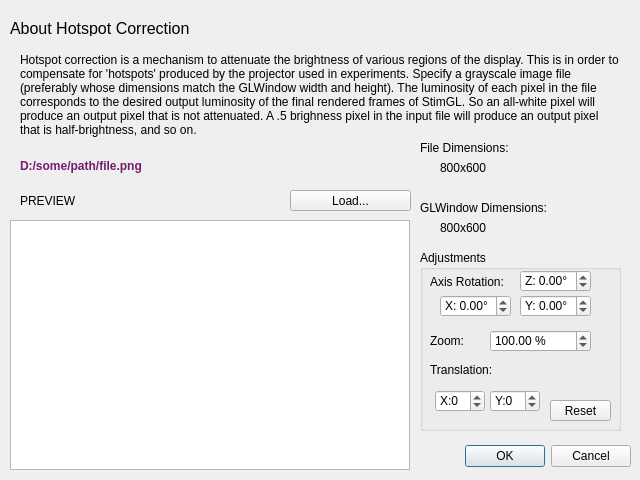
<?xml version="1.0" encoding="UTF-8"?>
<ui version="4.0">
 <class>HotspotConfig</class>
 <widget class="QDialog" name="HotspotConfig">
  <property name="geometry">
   <rect>
    <x>0</x>
    <y>0</y>
    <width>640</width>
    <height>480</height>
   </rect>
  </property>
  <property name="sizePolicy">
   <sizepolicy hsizetype="Fixed" vsizetype="Fixed">
    <horstretch>0</horstretch>
    <verstretch>0</verstretch>
   </sizepolicy>
  </property>
  <property name="minimumSize">
   <size>
    <width>640</width>
    <height>480</height>
   </size>
  </property>
  <property name="maximumSize">
   <size>
    <width>640</width>
    <height>480</height>
   </size>
  </property>
  <property name="baseSize">
   <size>
    <width>640</width>
    <height>480</height>
   </size>
  </property>
  <property name="windowTitle">
   <string>Configure Hotspot Correction</string>
  </property>
  <widget class="QDialogButtonBox" name="buttonBox">
   <property name="geometry">
    <rect>
     <x>420</x>
     <y>440</y>
     <width>211</width>
     <height>32</height>
    </rect>
   </property>
   <property name="orientation">
    <enum>Qt::Horizontal</enum>
   </property>
   <property name="standardButtons">
    <set>QDialogButtonBox::Cancel|QDialogButtonBox::Ok</set>
   </property>
  </widget>
  <widget class="QLabel" name="label">
   <property name="geometry">
    <rect>
     <x>10</x>
     <y>20</y>
     <width>211</width>
     <height>16</height>
    </rect>
   </property>
   <property name="font">
    <font>
     <pointsize>12</pointsize>
    </font>
   </property>
   <property name="text">
    <string>About Hotspot Correction</string>
   </property>
  </widget>
  <widget class="QLabel" name="label_2">
   <property name="geometry">
    <rect>
     <x>20</x>
     <y>50</y>
     <width>601</width>
     <height>91</height>
    </rect>
   </property>
   <property name="text">
    <string>&lt;html&gt;&lt;head/&gt;&lt;body&gt;&lt;p&gt;Hotspot correction is a mechanism to attenuate the brightness of various regions of the display. This is in order to compensate for 'hotspots' produced by the projector used in experiments. Specify a grayscale image file (preferably whose dimensions match the GLWindow width and height). The luminosity of each pixel in the file corresponds to the desired output luminosity of the final rendered frames of StimGL.  So an all-white pixel will produce an output pixel that is not attenuated.  A .5 brighness pixel in the input file will produce an output pixel that is half-brightness, and so on.&lt;/p&gt;&lt;/body&gt;&lt;/html&gt;</string>
   </property>
   <property name="wordWrap">
    <bool>true</bool>
   </property>
  </widget>
  <widget class="QGraphicsView" name="graphicsView">
   <property name="geometry">
    <rect>
     <x>10</x>
     <y>220</y>
     <width>400</width>
     <height>250</height>
    </rect>
   </property>
   <property name="sizeAdjustPolicy">
    <enum>QAbstractScrollArea::AdjustToContents</enum>
   </property>
   <property name="interactive">
    <bool>false</bool>
   </property>
  </widget>
  <widget class="QLabel" name="lbl">
   <property name="geometry">
    <rect>
     <x>20</x>
     <y>190</y>
     <width>141</width>
     <height>21</height>
    </rect>
   </property>
   <property name="text">
    <string>PREVIEW</string>
   </property>
  </widget>
  <widget class="QLabel" name="label_3">
   <property name="geometry">
    <rect>
     <x>420</x>
     <y>200</y>
     <width>201</width>
     <height>16</height>
    </rect>
   </property>
   <property name="text">
    <string>GLWindow Dimensions:</string>
   </property>
  </widget>
  <widget class="QLabel" name="lbl_windims">
   <property name="geometry">
    <rect>
     <x>440</x>
     <y>220</y>
     <width>181</width>
     <height>16</height>
    </rect>
   </property>
   <property name="text">
    <string>800x600</string>
   </property>
  </widget>
  <widget class="QLabel" name="lbl_filedims">
   <property name="geometry">
    <rect>
     <x>440</x>
     <y>160</y>
     <width>181</width>
     <height>16</height>
    </rect>
   </property>
   <property name="text">
    <string>800x600</string>
   </property>
  </widget>
  <widget class="QLabel" name="label_6">
   <property name="geometry">
    <rect>
     <x>420</x>
     <y>140</y>
     <width>191</width>
     <height>16</height>
    </rect>
   </property>
   <property name="text">
    <string>File Dimensions:</string>
   </property>
  </widget>
  <widget class="QLabel" name="lbl_filename">
   <property name="geometry">
    <rect>
     <x>20</x>
     <y>140</y>
     <width>391</width>
     <height>51</height>
    </rect>
   </property>
   <property name="palette">
    <palette>
     <active>
      <colorrole role="WindowText">
       <brush brushstyle="SolidPattern">
        <color alpha="255">
         <red>117</red>
         <green>28</green>
         <blue>113</blue>
        </color>
       </brush>
      </colorrole>
      <colorrole role="Text">
       <brush brushstyle="SolidPattern">
        <color alpha="255">
         <red>117</red>
         <green>28</green>
         <blue>113</blue>
        </color>
       </brush>
      </colorrole>
     </active>
     <inactive>
      <colorrole role="WindowText">
       <brush brushstyle="SolidPattern">
        <color alpha="255">
         <red>117</red>
         <green>28</green>
         <blue>113</blue>
        </color>
       </brush>
      </colorrole>
      <colorrole role="Text">
       <brush brushstyle="SolidPattern">
        <color alpha="255">
         <red>117</red>
         <green>28</green>
         <blue>113</blue>
        </color>
       </brush>
      </colorrole>
     </inactive>
     <disabled>
      <colorrole role="WindowText">
       <brush brushstyle="SolidPattern">
        <color alpha="255">
         <red>120</red>
         <green>120</green>
         <blue>120</blue>
        </color>
       </brush>
      </colorrole>
      <colorrole role="Text">
       <brush brushstyle="SolidPattern">
        <color alpha="255">
         <red>120</red>
         <green>120</green>
         <blue>120</blue>
        </color>
       </brush>
      </colorrole>
     </disabled>
    </palette>
   </property>
   <property name="font">
    <font>
     <weight>75</weight>
     <bold>true</bold>
    </font>
   </property>
   <property name="text">
    <string>D:/some/path/file.png</string>
   </property>
   <property name="alignment">
    <set>Qt::AlignLeading|Qt::AlignLeft|Qt::AlignVCenter</set>
   </property>
   <property name="wordWrap">
    <bool>true</bool>
   </property>
  </widget>
  <widget class="QPushButton" name="but_load">
   <property name="geometry">
    <rect>
     <x>290</x>
     <y>190</y>
     <width>121</width>
     <height>21</height>
    </rect>
   </property>
   <property name="text">
    <string>Load...</string>
   </property>
  </widget>
  <widget class="QGroupBox" name="groupBox">
   <property name="geometry">
    <rect>
     <x>420</x>
     <y>250</y>
     <width>201</width>
     <height>181</height>
    </rect>
   </property>
   <property name="title">
    <string>Adjustments</string>
   </property>
   <widget class="QPushButton" name="but_reset">
    <property name="geometry">
     <rect>
      <x>130</x>
      <y>150</y>
      <width>61</width>
      <height>21</height>
     </rect>
    </property>
    <property name="text">
     <string>Reset</string>
    </property>
   </widget>
   <widget class="QLabel" name="label_4">
    <property name="geometry">
     <rect>
      <x>10</x>
      <y>22</y>
      <width>91</width>
      <height>20</height>
     </rect>
    </property>
    <property name="text">
     <string>Axis Rotation:</string>
    </property>
   </widget>
   <widget class="QDoubleSpinBox" name="dsb_xrot">
    <property name="geometry">
     <rect>
      <x>20</x>
      <y>45</y>
      <width>71</width>
      <height>22</height>
     </rect>
    </property>
    <property name="prefix">
     <string>X: </string>
    </property>
    <property name="suffix">
     <string>°</string>
    </property>
    <property name="minimum">
     <double>-180.000000000000000</double>
    </property>
    <property name="maximum">
     <double>180.000000000000000</double>
    </property>
   </widget>
   <widget class="QDoubleSpinBox" name="dsb_zrot">
    <property name="geometry">
     <rect>
      <x>100</x>
      <y>20</y>
      <width>71</width>
      <height>22</height>
     </rect>
    </property>
    <property name="prefix">
     <string>Z: </string>
    </property>
    <property name="suffix">
     <string>°</string>
    </property>
    <property name="minimum">
     <double>-180.000000000000000</double>
    </property>
    <property name="maximum">
     <double>180.000000000000000</double>
    </property>
   </widget>
   <widget class="QDoubleSpinBox" name="dsb_yrot">
    <property name="geometry">
     <rect>
      <x>100</x>
      <y>45</y>
      <width>71</width>
      <height>22</height>
     </rect>
    </property>
    <property name="prefix">
     <string>Y: </string>
    </property>
    <property name="suffix">
     <string>°</string>
    </property>
    <property name="minimum">
     <double>-180.000000000000000</double>
    </property>
    <property name="maximum">
     <double>180.000000000000000</double>
    </property>
   </widget>
   <widget class="QLabel" name="label_5">
    <property name="geometry">
     <rect>
      <x>10</x>
      <y>80</y>
      <width>61</width>
      <height>22</height>
     </rect>
    </property>
    <property name="text">
     <string>Zoom:</string>
    </property>
   </widget>
   <widget class="QDoubleSpinBox" name="dsb_zoom">
    <property name="geometry">
     <rect>
      <x>70</x>
      <y>80</y>
      <width>101</width>
      <height>22</height>
     </rect>
    </property>
    <property name="prefix">
     <string/>
    </property>
    <property name="suffix">
     <string> %</string>
    </property>
    <property name="minimum">
     <double>1.000000000000000</double>
    </property>
    <property name="maximum">
     <double>200.000000000000000</double>
    </property>
    <property name="value">
     <double>100.000000000000000</double>
    </property>
   </widget>
   <widget class="QLabel" name="label_7">
    <property name="geometry">
     <rect>
      <x>10</x>
      <y>110</y>
      <width>141</width>
      <height>20</height>
     </rect>
    </property>
    <property name="text">
     <string>Translation:</string>
    </property>
   </widget>
   <widget class="QSpinBox" name="sb_xtrans">
    <property name="geometry">
     <rect>
      <x>15</x>
      <y>140</y>
      <width>50</width>
      <height>22</height>
     </rect>
    </property>
    <property name="prefix">
     <string>X:</string>
    </property>
    <property name="minimum">
     <number>-1000</number>
    </property>
    <property name="maximum">
     <number>1000</number>
    </property>
   </widget>
   <widget class="QSpinBox" name="sb_ytrans">
    <property name="geometry">
     <rect>
      <x>70</x>
      <y>140</y>
      <width>50</width>
      <height>22</height>
     </rect>
    </property>
    <property name="prefix">
     <string>Y:</string>
    </property>
    <property name="minimum">
     <number>-1000</number>
    </property>
    <property name="maximum">
     <number>1000</number>
    </property>
   </widget>
  </widget>
 </widget>
 <resources/>
 <connections>
  <connection>
   <sender>buttonBox</sender>
   <signal>accepted()</signal>
   <receiver>HotspotConfig</receiver>
   <slot>accept()</slot>
   <hints>
    <hint type="sourcelabel">
     <x>248</x>
     <y>254</y>
    </hint>
    <hint type="destinationlabel">
     <x>157</x>
     <y>274</y>
    </hint>
   </hints>
  </connection>
  <connection>
   <sender>buttonBox</sender>
   <signal>rejected()</signal>
   <receiver>HotspotConfig</receiver>
   <slot>reject()</slot>
   <hints>
    <hint type="sourcelabel">
     <x>316</x>
     <y>260</y>
    </hint>
    <hint type="destinationlabel">
     <x>286</x>
     <y>274</y>
    </hint>
   </hints>
  </connection>
 </connections>
</ui>
